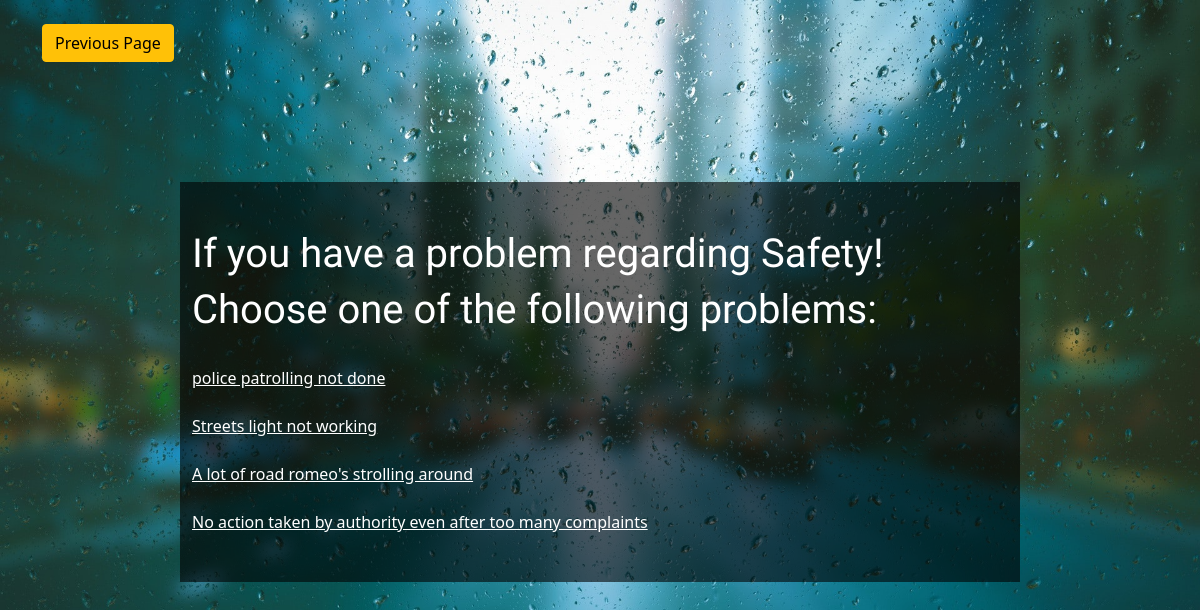
/problems/subproblems/3, run on the app's committed database.
### complaint/models.py (models this page shows, shortened)
class complaint_category(models.Model):
    id = models.AutoField(primary_key=True)
    category=models.CharField(max_length=100,default=None,blank=True,null=True)
    def __str__(self):
        return str(self.id)+"-"+self.category

class complaint_subcategory(models.Model):
    id = models.AutoField(primary_key=True)
    complaint_cat= models.ForeignKey(complaint_category,default=None,on_delete=models.CASCADE)
    subcategory=models.CharField(max_length=200,default=None,blank=True,null=True)
    priority=models.SmallIntegerField(default=1,blank=True,null=True)
    servant_role = models.SmallIntegerField(default=0,choices=user_role_choices)

### socialshout/views.py (the view)
# urls.py: path('problems/subproblems/<int:subproblem_id>',views.subproblems,name="subproblems"),
def subproblems(request, subproblem_id):
    cat = complaint_category.objects.filter(id=subproblem_id)
    subcategories = complaint_subcategory.objects.filter(
        complaint_cat=subproblem_id).all()
    print(cat)
    params = {
        'subcategories': subcategories,
        'cat': cat[0].category
    }
    return render(request, 'socialshout/subproblems.html', params)

### templates/socialshout/subproblems.html (shortened to what this page needs)
{% extends "socialshout/basic.html" %}
{% block body %}
<body class="subproblem">
  <div class="container mt-4">
    <a class="btn btn-warning btn-md subbutton" href="/problems/" role="button">Previous Page</a>
  </div>
<div class="container subcontainer pb-5">
  <br>
    <div class="jumbotron">
        <br>
        <h2 class="display-4 subproblem-text" >If you have a problem regarding {{cat}}!</h2>
        <h2 class="display-4 subproblem-text" >Choose one of the following problems:</h2>
        {% for subcat in subcategories %}
        <br>
          <a href="/problems/subproblems/registration/{{subcat.complaint_cat.id}}/{{subcat.complaint_cat.category}}/{{subcat.id}}/{{subcat.subcategory}}">{{subcat.subcategory}}</a>
        <br>
        {% endfor %}
      </div>
</div>
<br><br>
</body>
{% endblock body %}

### static/css/style.css (style rules this page uses)
body { background-color: black; }
a { color: #5fcf80; text-decoration: none; }
.subproblem { width: 100%; height: 100%; background: url("../img/img4.jpg") top center; background-size: cover; position: relative; background-repeat: no-repeat; }
.subcontainer { margin-top: 10%; background-color: rgba(0, 0, 0, 0.6); width: 70%; }
.subproblem-text { color: white; font-family: 'Sofia', cursive; font-size: 40px; }
.subcontainer a { color: white; font-size: 16px; text-decoration: underline; }

### data on the page
complaint_category: category "Safety"
complaint_subcategory: subcategory "police patrolling not done"
complaint_subcategory: subcategory "Streets light not working"
complaint_subcategory: subcategory "A lot of road romeo's strolling around"
complaint_subcategory: subcategory "No action taken by authority even after too many complaints"
